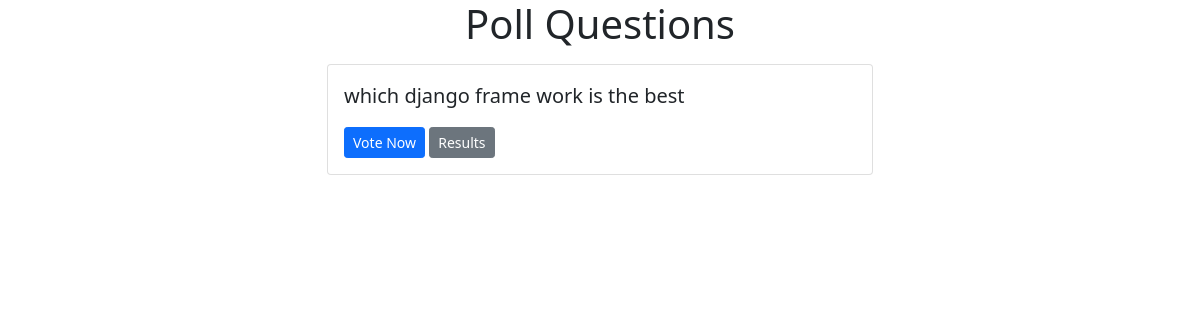
Before: / with the older database file.
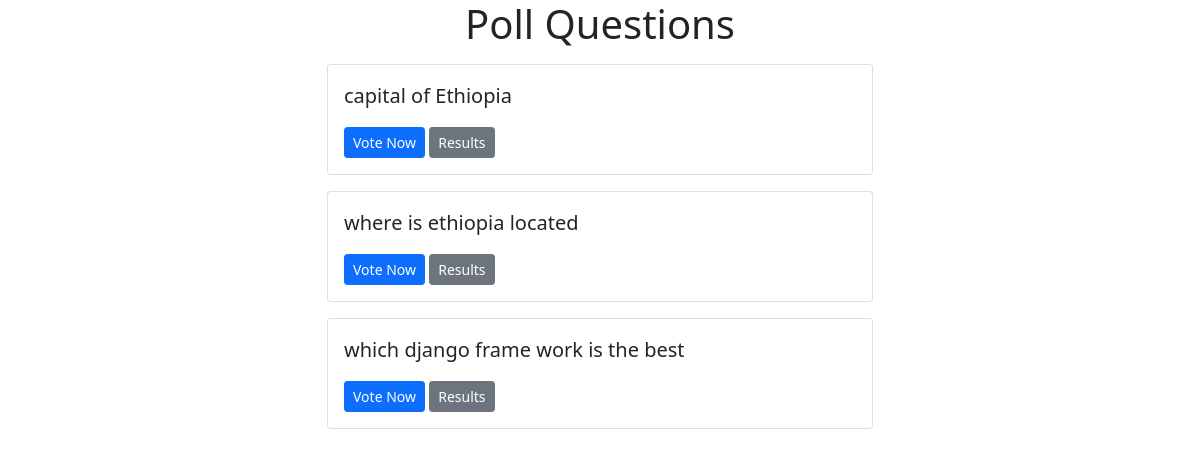
After: the same page with the newer database file.
### core/models.py (models this page shows, shortened)
class Question(models.Model):
    question_text = models.CharField(max_length=200)
    pub_data = models.DateTimeField('data published')

### core/views.py (the view)
# urls.py: path('',views.index, name = 'index'),
def index(request):
    latest_question_list = Question.objects.order_by('-pub_data')[:5]
    context = {
          'latest_question_list':latest_question_list
    }
    return render(request, 'index.html',context)

### templates/index.html
{% extends 'base_layout.html' %}
{%  block content %}
<h1 class="text-center mb-3">Poll Questions</h1>
{% if latest_question_list %}
   {% for question in latest_question_list %}
   <div class="card mb-3">
    <div class="card-body">
        <p class="lead">{{question.question_text}}</p>
        <a href="{% url 'polls:detail' question.id %}" class="btn btn-primary btn-sm">Vote Now</a>
        <a href="{% url 'polls:results' question.id %}" class="btn btn-secondary btn-sm">Results</a>
    </div>
   </div>
   {% endfor %}
{% else %}
<p>no polls available</p>
{% endif %}
{%  endblock %}

### templates/base_layout.html (shortened to what this page needs)
<html lang="en">
<head>
        <link href="https://cdn.jsdelivr.net/npm/bootstrap@5.0.2/dist/css/bootstrap.min.css" rel="stylesheet"
>
</head>
<body>
    <div class="container">
        <div class="row">
            <div class="col-md-6 m-auto">
                {% block content %}
                {%  endblock %}
            </div>
        </div>
    </div>
</body>
</html>

Changed rows visible on the page:
added Question: question_text "capital of Ethiopia"
added Question: question_text "where is ethiopia located"
